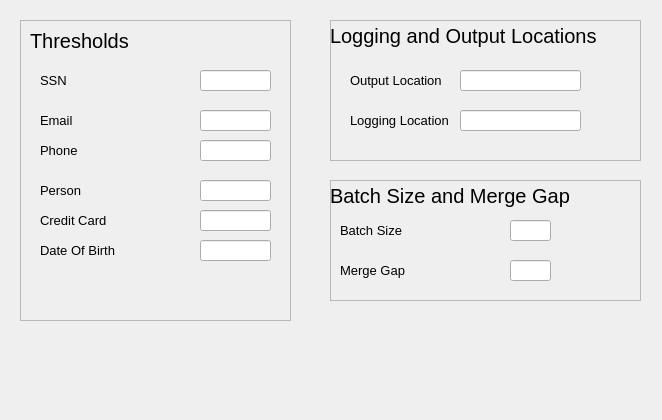
<?xml version="1.0" encoding="UTF-8"?>
<ui version="4.0">
 <class>SettingsPanel</class>
 <widget class="QDialog" name="SettingsPanel">
  <property name="geometry">
   <rect>
    <x>0</x>
    <y>0</y>
    <width>662</width>
    <height>420</height>
   </rect>
  </property>
  <property name="windowTitle">
   <string>Settings</string>
  </property>
  <widget class="QFrame" name="thresholds_frame">
   <property name="geometry">
    <rect>
     <x>20</x>
     <y>20</y>
     <width>271</width>
     <height>301</height>
    </rect>
   </property>
   <property name="frameShape">
    <enum>QFrame::StyledPanel</enum>
   </property>
   <property name="frameShadow">
    <enum>QFrame::Raised</enum>
   </property>
   <widget class="QLineEdit" name="lineEdit">
    <property name="geometry">
     <rect>
      <x>180</x>
      <y>50</y>
      <width>71</width>
      <height>21</height>
     </rect>
    </property>
   </widget>
   <widget class="QLabel" name="label">
    <property name="geometry">
     <rect>
      <x>10</x>
      <y>0</y>
      <width>101</width>
      <height>41</height>
     </rect>
    </property>
    <property name="minimumSize">
     <size>
      <width>101</width>
      <height>41</height>
     </size>
    </property>
    <property name="maximumSize">
     <size>
      <width>101</width>
      <height>41</height>
     </size>
    </property>
    <property name="font">
     <font>
      <pointsize>15</pointsize>
     </font>
    </property>
    <property name="text">
     <string>Thresholds</string>
    </property>
    <property name="textFormat">
     <enum>Qt::AutoText</enum>
    </property>
    <property name="textInteractionFlags">
     <set>Qt::LinksAccessibleByMouse</set>
    </property>
   </widget>
   <widget class="QLabel" name="label_2">
    <property name="geometry">
     <rect>
      <x>20</x>
      <y>40</y>
      <width>101</width>
      <height>41</height>
     </rect>
    </property>
    <property name="minimumSize">
     <size>
      <width>101</width>
      <height>41</height>
     </size>
    </property>
    <property name="maximumSize">
     <size>
      <width>101</width>
      <height>41</height>
     </size>
    </property>
    <property name="font">
     <font>
      <pointsize>10</pointsize>
     </font>
    </property>
    <property name="text">
     <string>SSN</string>
    </property>
    <property name="textFormat">
     <enum>Qt::AutoText</enum>
    </property>
    <property name="textInteractionFlags">
     <set>Qt::LinksAccessibleByMouse</set>
    </property>
   </widget>
   <widget class="QLabel" name="label_3">
    <property name="geometry">
     <rect>
      <x>20</x>
      <y>80</y>
      <width>101</width>
      <height>41</height>
     </rect>
    </property>
    <property name="minimumSize">
     <size>
      <width>101</width>
      <height>41</height>
     </size>
    </property>
    <property name="maximumSize">
     <size>
      <width>101</width>
      <height>41</height>
     </size>
    </property>
    <property name="font">
     <font>
      <pointsize>10</pointsize>
     </font>
    </property>
    <property name="text">
     <string>Email</string>
    </property>
    <property name="textFormat">
     <enum>Qt::AutoText</enum>
    </property>
    <property name="textInteractionFlags">
     <set>Qt::LinksAccessibleByMouse</set>
    </property>
   </widget>
   <widget class="QLineEdit" name="lineEdit_2">
    <property name="geometry">
     <rect>
      <x>180</x>
      <y>90</y>
      <width>71</width>
      <height>21</height>
     </rect>
    </property>
   </widget>
   <widget class="QLineEdit" name="lineEdit_3">
    <property name="geometry">
     <rect>
      <x>180</x>
      <y>120</y>
      <width>71</width>
      <height>21</height>
     </rect>
    </property>
   </widget>
   <widget class="QLabel" name="label_4">
    <property name="geometry">
     <rect>
      <x>20</x>
      <y>110</y>
      <width>101</width>
      <height>41</height>
     </rect>
    </property>
    <property name="minimumSize">
     <size>
      <width>101</width>
      <height>41</height>
     </size>
    </property>
    <property name="maximumSize">
     <size>
      <width>101</width>
      <height>41</height>
     </size>
    </property>
    <property name="font">
     <font>
      <pointsize>10</pointsize>
     </font>
    </property>
    <property name="text">
     <string>Phone</string>
    </property>
    <property name="textFormat">
     <enum>Qt::AutoText</enum>
    </property>
    <property name="textInteractionFlags">
     <set>Qt::LinksAccessibleByMouse</set>
    </property>
   </widget>
   <widget class="QLabel" name="label_5">
    <property name="geometry">
     <rect>
      <x>20</x>
      <y>150</y>
      <width>101</width>
      <height>41</height>
     </rect>
    </property>
    <property name="minimumSize">
     <size>
      <width>101</width>
      <height>41</height>
     </size>
    </property>
    <property name="maximumSize">
     <size>
      <width>101</width>
      <height>41</height>
     </size>
    </property>
    <property name="font">
     <font>
      <pointsize>10</pointsize>
     </font>
    </property>
    <property name="text">
     <string>Person</string>
    </property>
    <property name="textFormat">
     <enum>Qt::AutoText</enum>
    </property>
    <property name="textInteractionFlags">
     <set>Qt::LinksAccessibleByMouse</set>
    </property>
   </widget>
   <widget class="QLabel" name="label_6">
    <property name="geometry">
     <rect>
      <x>20</x>
      <y>180</y>
      <width>101</width>
      <height>41</height>
     </rect>
    </property>
    <property name="minimumSize">
     <size>
      <width>101</width>
      <height>41</height>
     </size>
    </property>
    <property name="maximumSize">
     <size>
      <width>101</width>
      <height>41</height>
     </size>
    </property>
    <property name="font">
     <font>
      <pointsize>10</pointsize>
     </font>
    </property>
    <property name="text">
     <string>Credit Card</string>
    </property>
    <property name="textFormat">
     <enum>Qt::AutoText</enum>
    </property>
    <property name="textInteractionFlags">
     <set>Qt::LinksAccessibleByMouse</set>
    </property>
   </widget>
   <widget class="QLabel" name="label_7">
    <property name="geometry">
     <rect>
      <x>20</x>
      <y>210</y>
      <width>101</width>
      <height>41</height>
     </rect>
    </property>
    <property name="minimumSize">
     <size>
      <width>101</width>
      <height>41</height>
     </size>
    </property>
    <property name="maximumSize">
     <size>
      <width>101</width>
      <height>41</height>
     </size>
    </property>
    <property name="font">
     <font>
      <pointsize>10</pointsize>
     </font>
    </property>
    <property name="text">
     <string>Date Of Birth</string>
    </property>
    <property name="textFormat">
     <enum>Qt::AutoText</enum>
    </property>
    <property name="textInteractionFlags">
     <set>Qt::LinksAccessibleByMouse</set>
    </property>
   </widget>
   <widget class="QLineEdit" name="lineEdit_4">
    <property name="geometry">
     <rect>
      <x>180</x>
      <y>160</y>
      <width>71</width>
      <height>21</height>
     </rect>
    </property>
   </widget>
   <widget class="QLineEdit" name="lineEdit_5">
    <property name="geometry">
     <rect>
      <x>180</x>
      <y>190</y>
      <width>71</width>
      <height>21</height>
     </rect>
    </property>
   </widget>
   <widget class="QLineEdit" name="lineEdit_6">
    <property name="geometry">
     <rect>
      <x>180</x>
      <y>220</y>
      <width>71</width>
      <height>21</height>
     </rect>
    </property>
   </widget>
  </widget>
  <widget class="QFrame" name="thresholds_frame_2">
   <property name="geometry">
    <rect>
     <x>330</x>
     <y>20</y>
     <width>311</width>
     <height>141</height>
    </rect>
   </property>
   <property name="sizePolicy">
    <sizepolicy hsizetype="Ignored" vsizetype="Ignored">
     <horstretch>0</horstretch>
     <verstretch>0</verstretch>
    </sizepolicy>
   </property>
   <property name="frameShape">
    <enum>QFrame::StyledPanel</enum>
   </property>
   <property name="frameShadow">
    <enum>QFrame::Raised</enum>
   </property>
   <widget class="QLineEdit" name="lineEdit_7">
    <property name="geometry">
     <rect>
      <x>130</x>
      <y>50</y>
      <width>121</width>
      <height>21</height>
     </rect>
    </property>
   </widget>
   <widget class="QLabel" name="label_9">
    <property name="geometry">
     <rect>
      <x>20</x>
      <y>40</y>
      <width>101</width>
      <height>41</height>
     </rect>
    </property>
    <property name="minimumSize">
     <size>
      <width>101</width>
      <height>41</height>
     </size>
    </property>
    <property name="maximumSize">
     <size>
      <width>101</width>
      <height>41</height>
     </size>
    </property>
    <property name="font">
     <font>
      <pointsize>10</pointsize>
     </font>
    </property>
    <property name="text">
     <string>Output Location</string>
    </property>
    <property name="textFormat">
     <enum>Qt::AutoText</enum>
    </property>
    <property name="textInteractionFlags">
     <set>Qt::LinksAccessibleByMouse</set>
    </property>
   </widget>
   <widget class="QLabel" name="label_10">
    <property name="geometry">
     <rect>
      <x>20</x>
      <y>80</y>
      <width>101</width>
      <height>41</height>
     </rect>
    </property>
    <property name="minimumSize">
     <size>
      <width>101</width>
      <height>41</height>
     </size>
    </property>
    <property name="maximumSize">
     <size>
      <width>101</width>
      <height>41</height>
     </size>
    </property>
    <property name="font">
     <font>
      <pointsize>10</pointsize>
     </font>
    </property>
    <property name="text">
     <string>Logging Location</string>
    </property>
    <property name="textFormat">
     <enum>Qt::AutoText</enum>
    </property>
    <property name="textInteractionFlags">
     <set>Qt::LinksAccessibleByMouse</set>
    </property>
   </widget>
   <widget class="QLineEdit" name="lineEdit_8">
    <property name="geometry">
     <rect>
      <x>130</x>
      <y>90</y>
      <width>121</width>
      <height>21</height>
     </rect>
    </property>
   </widget>
   <widget class="QLabel" name="label_15">
    <property name="geometry">
     <rect>
      <x>0</x>
      <y>0</y>
      <width>301</width>
      <height>31</height>
     </rect>
    </property>
    <property name="font">
     <font>
      <pointsize>15</pointsize>
     </font>
    </property>
    <property name="text">
     <string>Logging and Output Locations</string>
    </property>
   </widget>
  </widget>
  <widget class="QFrame" name="frame">
   <property name="geometry">
    <rect>
     <x>330</x>
     <y>180</y>
     <width>311</width>
     <height>121</height>
    </rect>
   </property>
   <property name="frameShape">
    <enum>QFrame::StyledPanel</enum>
   </property>
   <property name="frameShadow">
    <enum>QFrame::Raised</enum>
   </property>
   <widget class="QLabel" name="label_16">
    <property name="geometry">
     <rect>
      <x>0</x>
      <y>0</y>
      <width>301</width>
      <height>31</height>
     </rect>
    </property>
    <property name="font">
     <font>
      <pointsize>15</pointsize>
     </font>
    </property>
    <property name="text">
     <string>Batch Size and Merge Gap</string>
    </property>
   </widget>
   <widget class="QLabel" name="label_11">
    <property name="geometry">
     <rect>
      <x>10</x>
      <y>30</y>
      <width>101</width>
      <height>41</height>
     </rect>
    </property>
    <property name="minimumSize">
     <size>
      <width>101</width>
      <height>41</height>
     </size>
    </property>
    <property name="maximumSize">
     <size>
      <width>101</width>
      <height>41</height>
     </size>
    </property>
    <property name="font">
     <font>
      <pointsize>10</pointsize>
     </font>
    </property>
    <property name="text">
     <string>Batch Size</string>
    </property>
    <property name="textFormat">
     <enum>Qt::AutoText</enum>
    </property>
    <property name="textInteractionFlags">
     <set>Qt::LinksAccessibleByMouse</set>
    </property>
   </widget>
   <widget class="QLabel" name="label_12">
    <property name="geometry">
     <rect>
      <x>10</x>
      <y>70</y>
      <width>101</width>
      <height>41</height>
     </rect>
    </property>
    <property name="minimumSize">
     <size>
      <width>101</width>
      <height>41</height>
     </size>
    </property>
    <property name="maximumSize">
     <size>
      <width>101</width>
      <height>41</height>
     </size>
    </property>
    <property name="font">
     <font>
      <pointsize>10</pointsize>
     </font>
    </property>
    <property name="text">
     <string>Merge Gap</string>
    </property>
    <property name="textFormat">
     <enum>Qt::AutoText</enum>
    </property>
    <property name="textInteractionFlags">
     <set>Qt::LinksAccessibleByMouse</set>
    </property>
   </widget>
   <widget class="QLineEdit" name="lineEdit_9">
    <property name="geometry">
     <rect>
      <x>180</x>
      <y>40</y>
      <width>41</width>
      <height>21</height>
     </rect>
    </property>
   </widget>
   <widget class="QLineEdit" name="lineEdit_10">
    <property name="geometry">
     <rect>
      <x>180</x>
      <y>80</y>
      <width>41</width>
      <height>21</height>
     </rect>
    </property>
   </widget>
  </widget>
 </widget>
 <resources/>
 <connections/>
</ui>
